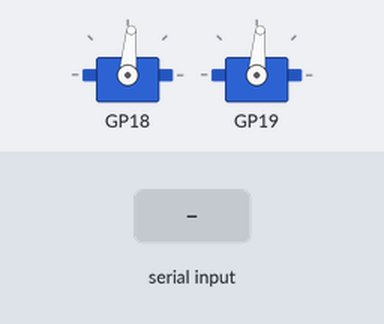
Recording of a program running on a simulated Raspberry Pi Pico running MicroPython. On the bench: 2 × servo. The test bench sets the inputs (shaded band). Servo angles are drawn from the pulse width (0.5 ms = 0°, 2.5 ms = 180°); what the program prints to the serial console is not drawn.

Above: at 1.2 s.
1.3 s: "fl" typed at the serial console, then Enter
At 1.8 s:
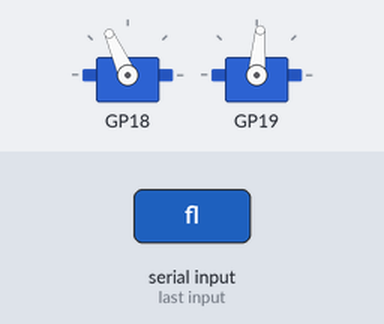
2.8 s: "fr" typed at the serial console, then Enter
At 4.0 s:
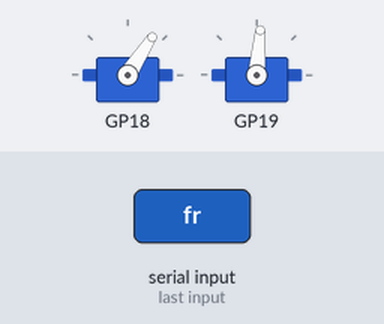
4.3 s: "fu" typed at the serial console, then Enter
At 5.3 s:
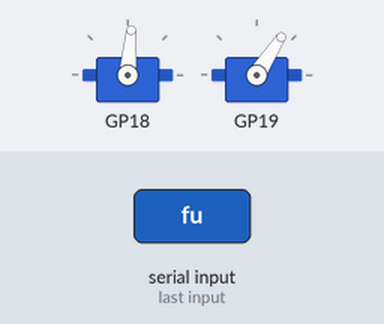
5.8 s: "fd" typed at the serial console, then Enter
At 6.4 s:
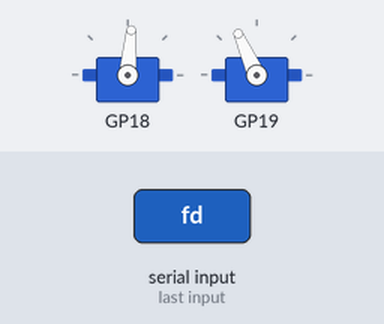
7.3 s: "flu" typed at the serial console, then Enter
At 7.6 s:
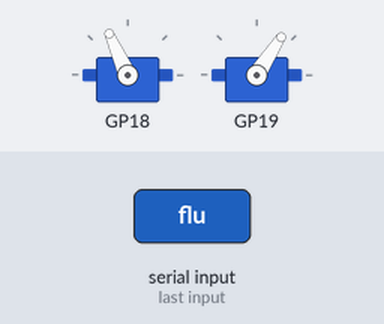
8.8 s: "fru" typed at the serial console, then Enter
At 9.9 s:
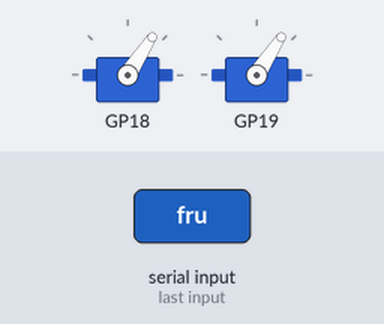
Timing chart, 0 to 11.3 s (numbered marks = the images above; inputs shaded):
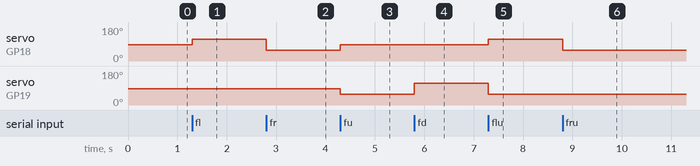

Measured:
- after the input at 1.3 s, servo on GP18: 85° → 114° at once
- after the input at 2.8 s, servo on GP18: 114° → 57° at once
- after the input at 4.3 s, servo on GP18: 57° → 85° at once; servo on GP19: 85° → 57° at once
- after the input at 5.8 s, servo on GP19: 57° → 114° at once
- after the input at 7.3 s, servo on GP18: 85° → 114° at once; servo on GP19: 114° → 57° at once
- after the input at 8.8 s, servo on GP18: 114° → 57° at once

The program:

robot_face_class.py
```python
from servo_class import ServoMotor

class RobotFace:
    def __init__(self):
        self.servoLR=ServoMotor(18)
        self.servoUD=ServoMotor(19)

        self.servoLR.setAngle(90)
        self.servoUD.setAngle(90)

    def left(self):
        self.servoLR.setAngle(120)
        self.servoUD.setAngle(90)
    def right(self):
        self.servoLR.setAngle(60)
        self.servoUD.setAngle(90)
    def forward(self):
        self.servoLR.setAngle(90)
        self.servoUD.setAngle(90)
    def upward(self):
        self.servoLR.setAngle(90)
        self.servoUD.setAngle(60)
    def downward(self):
        self.servoLR.setAngle(90)
        self.servoUD.setAngle(120)
    def leftUpward(self):
        self.servoLR.setAngle(120)
        self.servoUD.setAngle(60)
    def rightUpward(self):
        self.servoLR.setAngle(60)
        self.servoUD.setAngle(60)
    def leftDownward(self):
        self.servoLR.setAngle(120)
        self.servoUD.setAngle(120)
    def rightDownward(self):
        self.servoLR.setAngle(60)
        self.servoUD.setAngle(120)

if __name__=='__main__':

    robotFace=RobotFace()

    cmd_menu = '''
    fl: face left
    fr: face right
    ff: face forward
    fu: face up
    fd: face down
    flu: face left upward
    fru: face right upward
    fld: face left down
    frd: face right down
    >> '''

    while True:
        cmd = input(cmd_menu)
        print(cmd)

        if cmd=='fl':
            robotFace.left()
        elif cmd=='fr':
            robotFace.right()
        elif cmd=='ff':
            robotFace.forward()
        elif cmd=='fu':
            robotFace.upward()
        elif cmd=='fd':
            robotFace.downward()
        elif cmd=='flu':
            robotFace.leftUpward()
        elif cmd=='fru':
            robotFace.rightUpward()
        elif cmd=='fld':
            robotFace.leftDownward()
        elif cmd=='frd':
            robotFace.rightDownward()
```

servo_class.py
```python
from machine import Pin,PWM
class ServoMotor:
    MIN_ANGLE = 1600                              # 서보모터가 0도일 때의 PWM 값
    MAX_ANGLE = 7900                              # 서보모터가 180도일 때의 PWM 값
    MID_ANGLE = (MIN_ANGLE + MAX_ANGLE) // 2      # 서보모터가 90도일 때의 PWM 값
    DEGREE_1 = (MAX_ANGLE - MIN_ANGLE) // 180     # 1도에 해당하는 PWM값 증가량 (7900-1600)//180=35

    def __init__(self,pwm):
        self.pwm=PWM(Pin(pwm))
        self.pwm.freq(50)                         # 서보모터는 50Hz PWM 신호를 사용

    def setDutyCycle(self,position):
        self.pwm.duty_u16(position)

    def setAngle(self, angle):
        if 0<=int(angle)<=180:                    # 각도가 0 ~ 180 범위 내에 있는지 확인
            # 각도를 PWM 값으로 변환하여 듀티 사이클 설정
            self.setDutyCycle(self.MIN_ANGLE+self.DEGREE_1*angle)

if __name__=='__main__':
    import time
    servoMotor=ServoMotor(7)
    for i in range(3):
        for angle in range(0,180,1):
            servoMotor.setAngle(angle)
            time.sleep(0.01)
        for angle in range(180,00,-1):
            servoMotor.setAngle(angle)
            time.sleep(0.01)
    servoMotor.setAngle(90)
```
